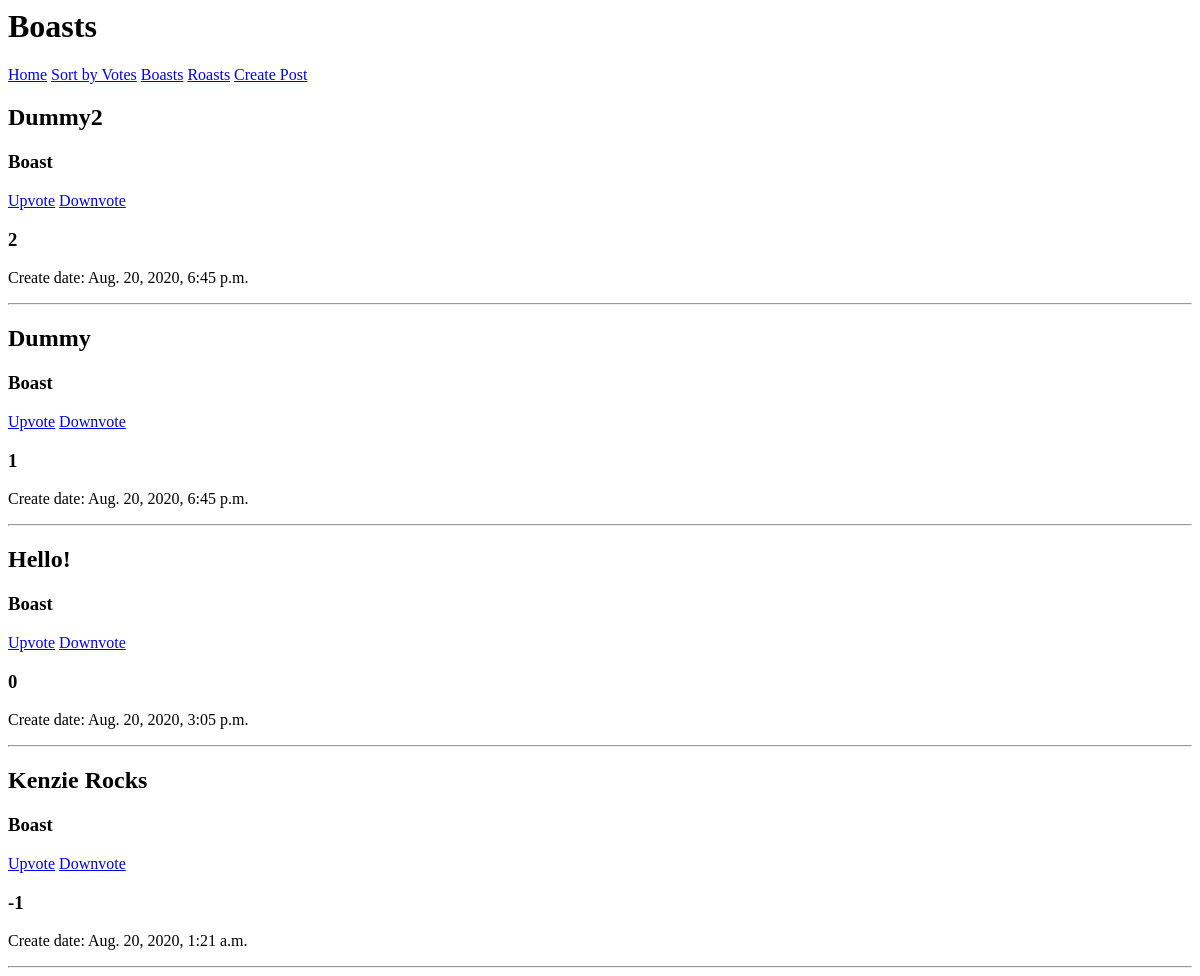
Page /boasts/ on the earlier database version.
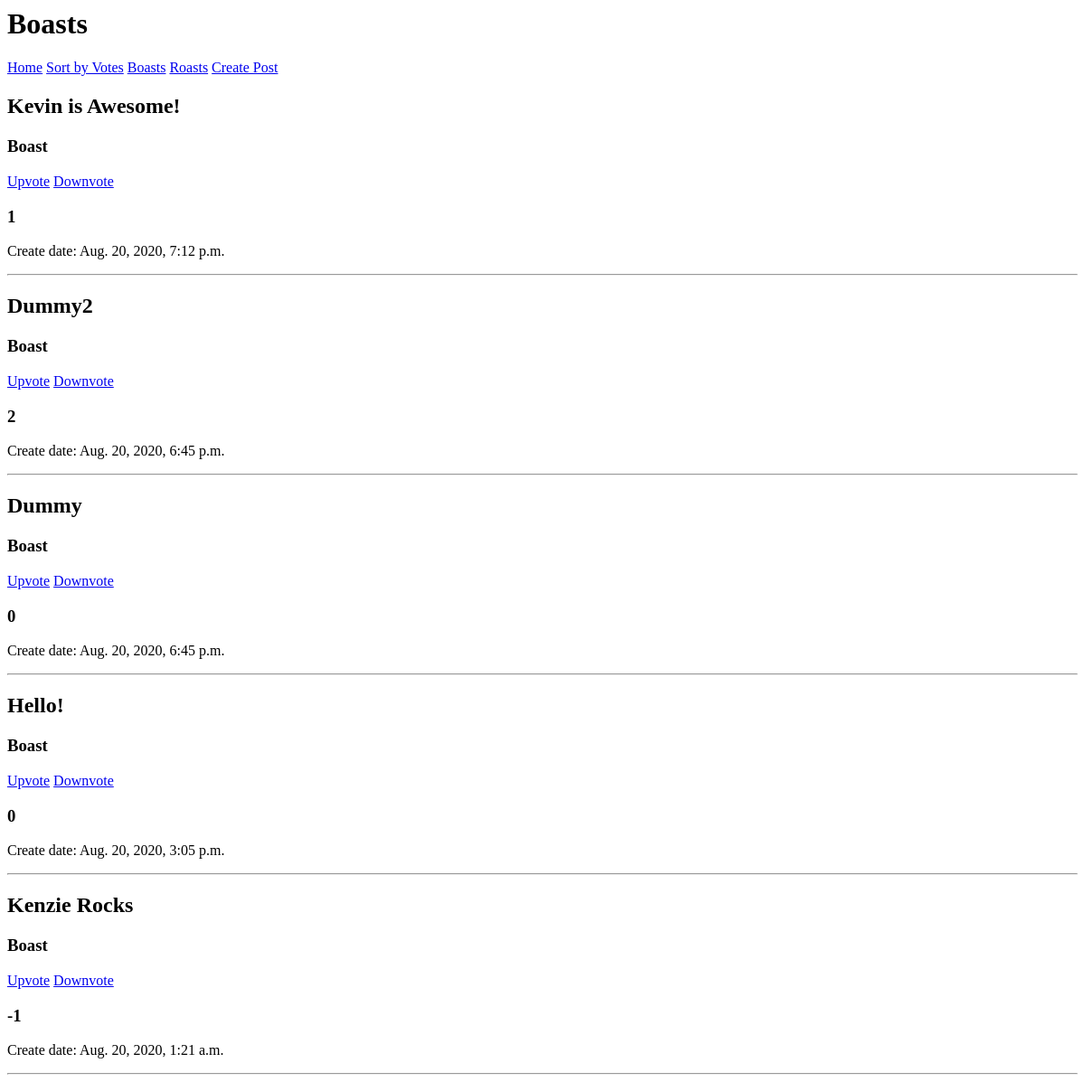
Same page on the later database version.
### ghostpostapp/models.py (models this page shows, shortened)
class RoastBoastModel(models.Model):
    is_boast = models.BooleanField()
    content = models.CharField(max_length=280)
    up_vote = models.IntegerField(default=0)
    down_vote = models.IntegerField(default=0)
    submit_time = models.DateTimeField(default=now, editable=False)

### ghostpostapp/views.py (the view)
# urls.py: path('boasts/', boast_view, name='boasts'),
def boast_view(request):
    posts = RoastBoastModel.objects.filter(
        is_boast=True).order_by('-submit_time')
    return render(request, 'boasts.html', {"posts": posts})

### templates/boasts.html (shortened to what this page needs)
<h1>Boasts</h1>
<div>
<a href="{% url 'homepage' %}">Home</a>
<a href="{% url 'sorted' %}">Sort by Votes</a>
<a href="{% url 'boasts' %}">Boasts</a>
<a href="{% url 'roasts' %}">Roasts</a>
<a href="{% url 'createpost' %}">Create Post</a>
</div>
{% for post in posts%}
<div>
    <h2>{{post.content}}</h2>
    {% if post.is_boast == True %}
            <h3>Boast</h3>
        {% else %}
            <h3>Roast</h3>
    {% endif %}
    <div>
        <a href="{% url 'upvote' post.id %}">Upvote</a>
        <a href="{% url 'downvote' post.id %}">Downvote</a>
        </div>
        <div>
        <h3>{{ post.up_vote|add:post.down_vote }}</h3>
        </div>
    </div>
    <p>Create date: {{post.submit_time}}</p>
    <hr />
{% endfor %}

Differences in the rows shown:
added RoastBoastModel: content "Kevin is Awesome!", is_boast "Boast", up_vote|add "1", submit_time "Aug. 20, 2020, 7:12 p.m."
changed RoastBoastModel "Dummy": up_vote|add "1" → "0"
